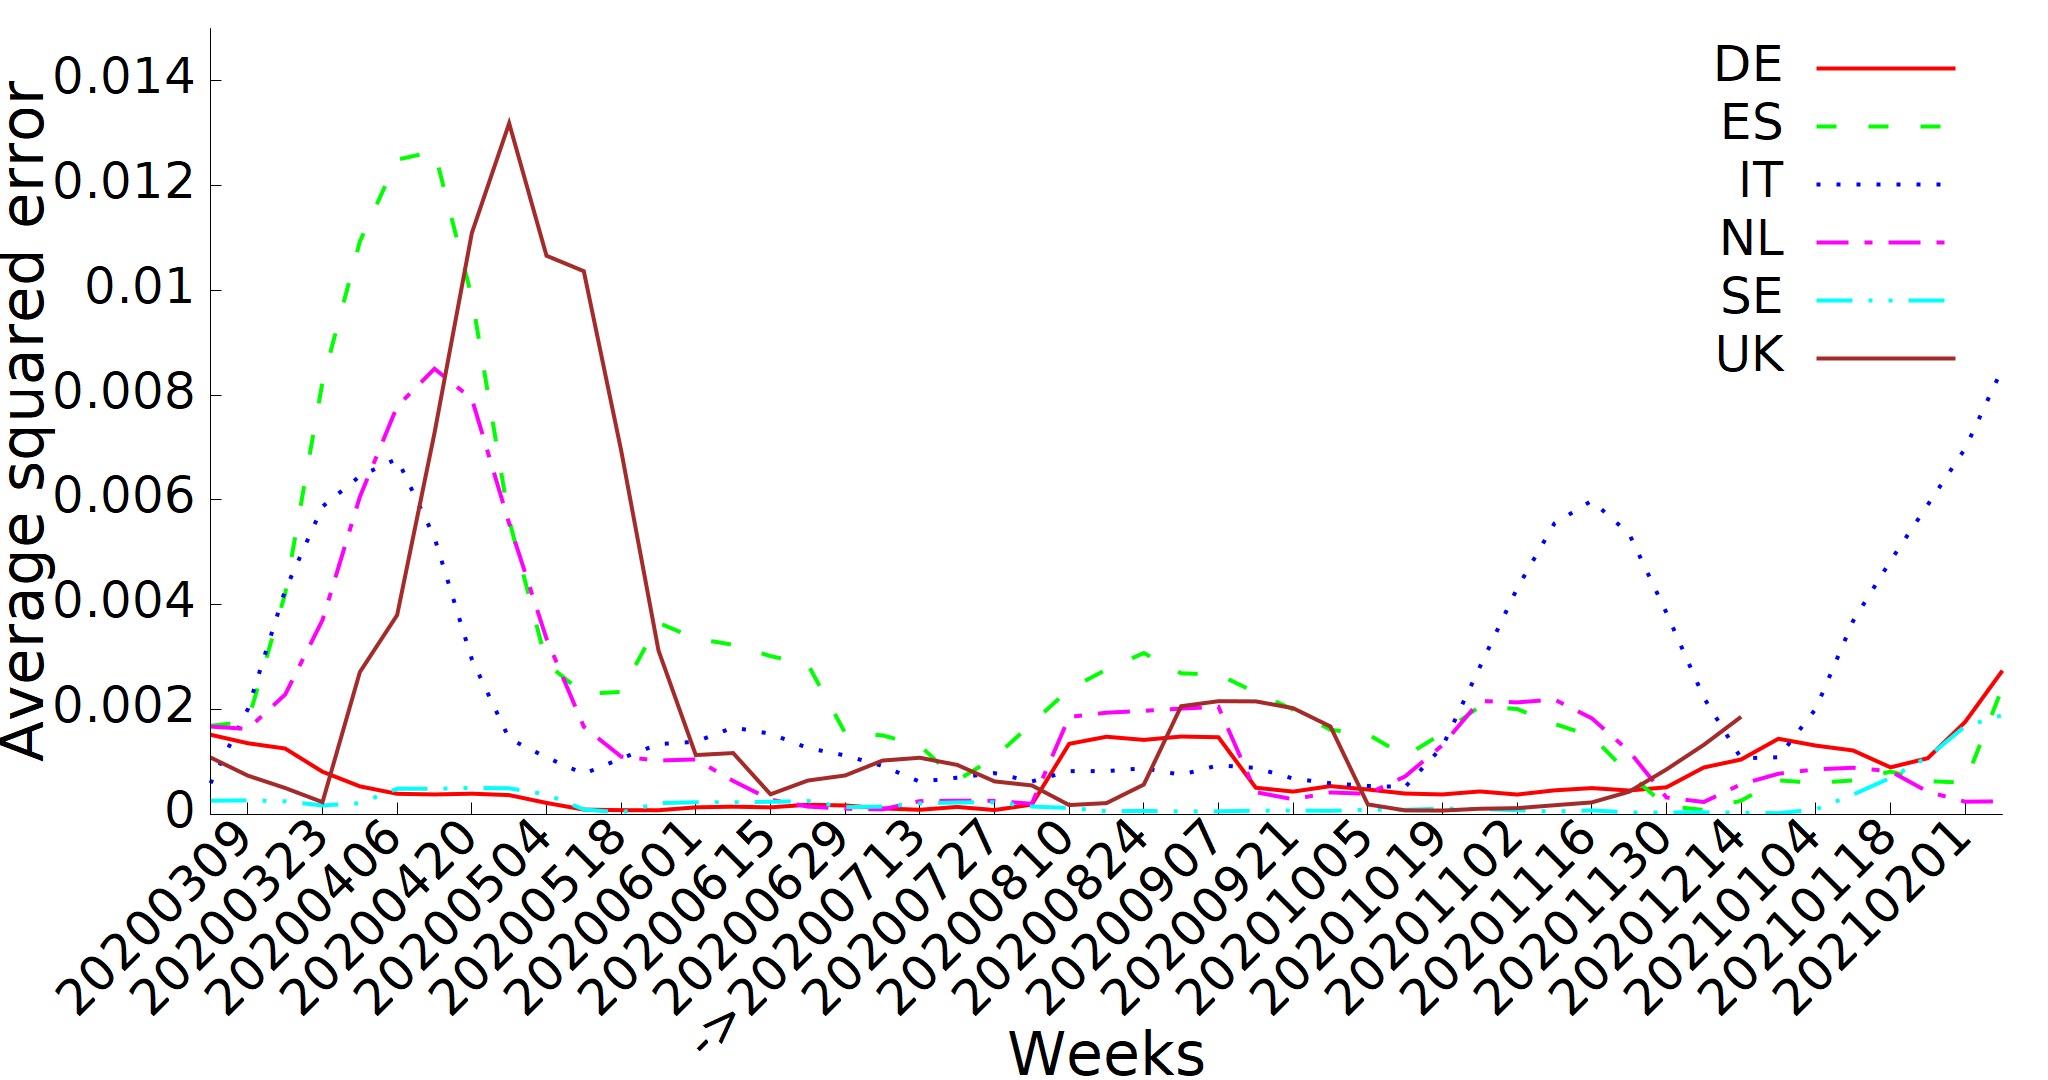

The gnuplot source for this figure:
reset
fontSpec(s) = sprintf("Verdana, %d", s)
set terminal pngcairo enhanced truecolor size 2048, 1080
set colorsequence classic
set border 3
#set tmargin 1
set lmargin 14
#----------------------------------------------Fonts
set key font ",25"
#set title font ",25"
set ylabel font ",30"
set xlabel font ",30"
set ytics font ",25"
set xtics font ",25"
#----------------------------------------------Key&Title
set key autotitle columnhead
set key maxrows 6
set key inside right
#set title 'Running average of weekly errors per country without considering regional data'
#set title offset 0,-4
#----------------------------------------------Axis
set yrange [0:0.015]
set ylabel 'Average squared error'
set ylabel offset -3.5,0
set ytics nomirror
set xlabel 'Weeks'
set xlabel offset 0,-3.5
set xtics rotate by 45
set xtics nomirror
set xtics right
#---------------------------------------------Input-Output
set datafile separator ';'
set output 'CountryData.png' 
# Weeks are only shown in even rows 
# An arrow is added to week 20200713
plot 'CountryData.csv' using "DE":xticlabels(floor($0/2) != $0/2? ($1!=20200713?sprintf("%d",$1):"->20200713"): NaN) with lines linewidth 4 dt 1, \
		  ''   using "ES":xticlabels(floor($0/2) != $0/2? ($1!=20200713?sprintf("%d",$1):"->20200713"): NaN) with lines linewidth 4 dt 2, \
		  ''   using "IT":xticlabels(floor($0/2) != $0/2? ($1!=20200713?sprintf("%d",$1):"->20200713"): NaN) with lines linewidth 4 dt 3, \
		  ''   using "NL":xticlabels(floor($0/2) != $0/2? ($1!=20200713?sprintf("%d",$1):"->20200713"): NaN) with lines linewidth 4 dt 4, \
		  ''   using "SE":xticlabels(floor($0/2) != $0/2? ($1!=20200713?sprintf("%d",$1):"->20200713"): NaN) with lines linewidth 4 dt 5, \
		  ''   using "UK":xticlabels(floor($0/2) != $0/2? ($1!=20200713?sprintf("%d",$1):"->20200713"): NaN) with lines linewidth 4 dt 6 lc "brown"
